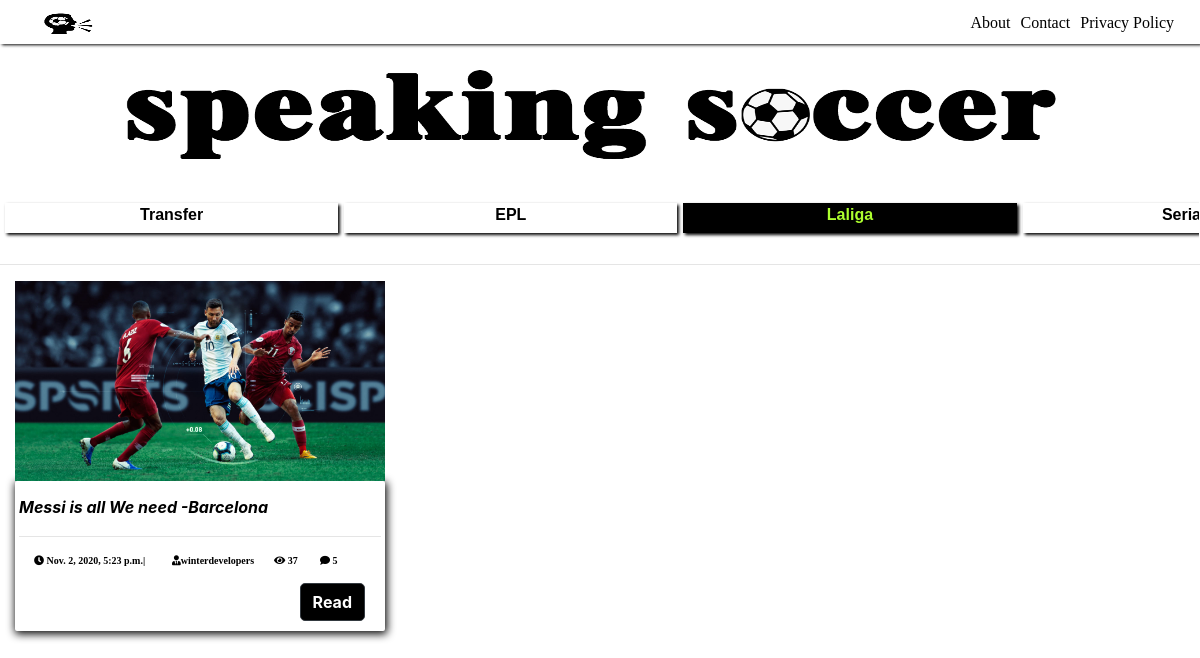
The app's page /Laliga with its own data.
### blog/models.py (models this page shows, shortened)
class Post(models.Model):
    title = models.CharField(max_length=200, unique=True)
    slug = models.SlugField(max_length=200, unique=True)
    author = models.ForeignKey(User, on_delete = models.CASCADE, related_name = 'blog_post')
    updated_on = models.DateTimeField(auto_now=True)
    content = models.TextField()
    created_on = models.DateTimeField(auto_now_add=True)
    status = models.IntegerField(choices=STATUS, default=0)
    display_image = models.ImageField(upload_to = 'images', default = 'static/images/head.jpg')
    counts = models.IntegerField(default = 0)
    category = models.IntegerField(choices=TAG, default=0)
    class Meta:
        ordering = ['-created_on']

### blog/views.py (the view)
# urls.py: path('Laliga', LaligaPost.as_view(), name = 'laliga'),
class LaligaPost(generic.ListView):
    context_object_name = 'laliga'
    queryset = Post.objects.filter(category = 1).order_by('-created_on')
    template_name = 'blog/laliga.html'
    paginate_by = 10

### templates/blog/laliga.html (shortened to what this page needs)
{% extends 'blog/base.html' %}
{% block content %}
{% load static %}
<br>
<div class="container-fluid" style="width: auto">
    <img src="{% static 'images/head.png' %}" alt="" style="height: 150px; width: 100%;">
   </div>
<div class="latest">
  <div class="item"><a style="color: black;" href="{% url 'blog:home' %}"><strong>Transfer</strong></a></div>
  <div class="item"><a style="color: black;"  href="{% url 'blog:epl' %}"><strong>EPL</strong></div></a>
  <div class="item; current "><a style="color: greenyellow;" href="{% url 'blog:laliga' %}"><strong>Laliga</strong></a></div>
  <div class="item"><a style="color: black;" href="{% url 'blog:seriaA' %}"><strong>Seria A</strong></a></div>
  </div>
<hr>
{% for epl in laliga %}
<div class="col-lg-4"  style="padding-bottom: 15px;" >
  <img src="{{epl.display_image.url}}" alt=" display image" class="img-responsive" style="width: 100%; height: 200px;">
  <div class="post-box " style="padding-inline: 4px;">
    <h4><strong style="font-style: oblique; font-size: medium;">{{epl.title}}</strong></h4>
    <hr>
    <div class="container">
        <div class="box-row">
            <div style="flex: 3; font-size: x-small;"><i class="fas fa-clock">  {{epl.created_on}}| </i> </div>
            <div style="flex: 2; font-size: x-small;"><i class="fas fa-user-tie">{{epl.author}}</i> </div>
            <div style="flex: 1; font-size: x-small; padding-left: 10px;"><i class="fas fa-eye"> {{epl.counts }}</i></div>
            <div style="flex: 1; font-size: x-small;"><i class="fas fa-comment" > 5 </i></div>
        </div>
        <a style="margin-left: 80%;" class="btn btn-dark" href = {% url 'blog:post_detail' epl.slug %}><strong> Read</strong></a>
    </div>
  </div>
</div>
{% endfor %}
{% endblock %}

### templates/blog/base.html (style rules this page uses)
body { background-color: rgb(255, 255, 255); }
.post-box { border-radius: 2px; background-color: rgb(255, 255, 255); box-shadow: rgb(7, 7, 7) 1px 2px 8px 1px ; color: black; padding: 10px; padding-inline-start: 2px; }
.box-row { display: flex; align-items: flex-stretch; margin-bottom: 10px; padding-bottom: 5px; }
.btn-dark { background-color: black; color: rgb(255, 255, 255); border-radius: 5px; }
.latest { max-height: 50px; border: rgb(255, 255, 255) solid 1px; display: flex; overflow-x: auto; background-color: rgb(255, 255, 255); padding: 4px; }
.latest .item { min-width: 28%; height: 30px; text-align: center; margin-right: 6px; margin-bottom: 10px; box-shadow: rgb(7, 7, 7) 2px 2px 3px; font-family:Verdana, Geneva, Tahoma, sans-serif; }
.current { background-color: rgb(0, 0, 0); color: white; min-width: 28%; height: 30px; text-align: center; margin-right: 6px; margin-bottom: 10px; box-shadow: rgb(7, 7, 7) 2px 2px 3px; font-family:Verdana, Geneva, Tahoma, sans-serif; }

### records on screen
Post: display_image (picture), title "Messi is all We need -Barcelona", created_on "Nov. 2, 2020, 5:23 p.m.", author "winterdevelopers", counts "37"
